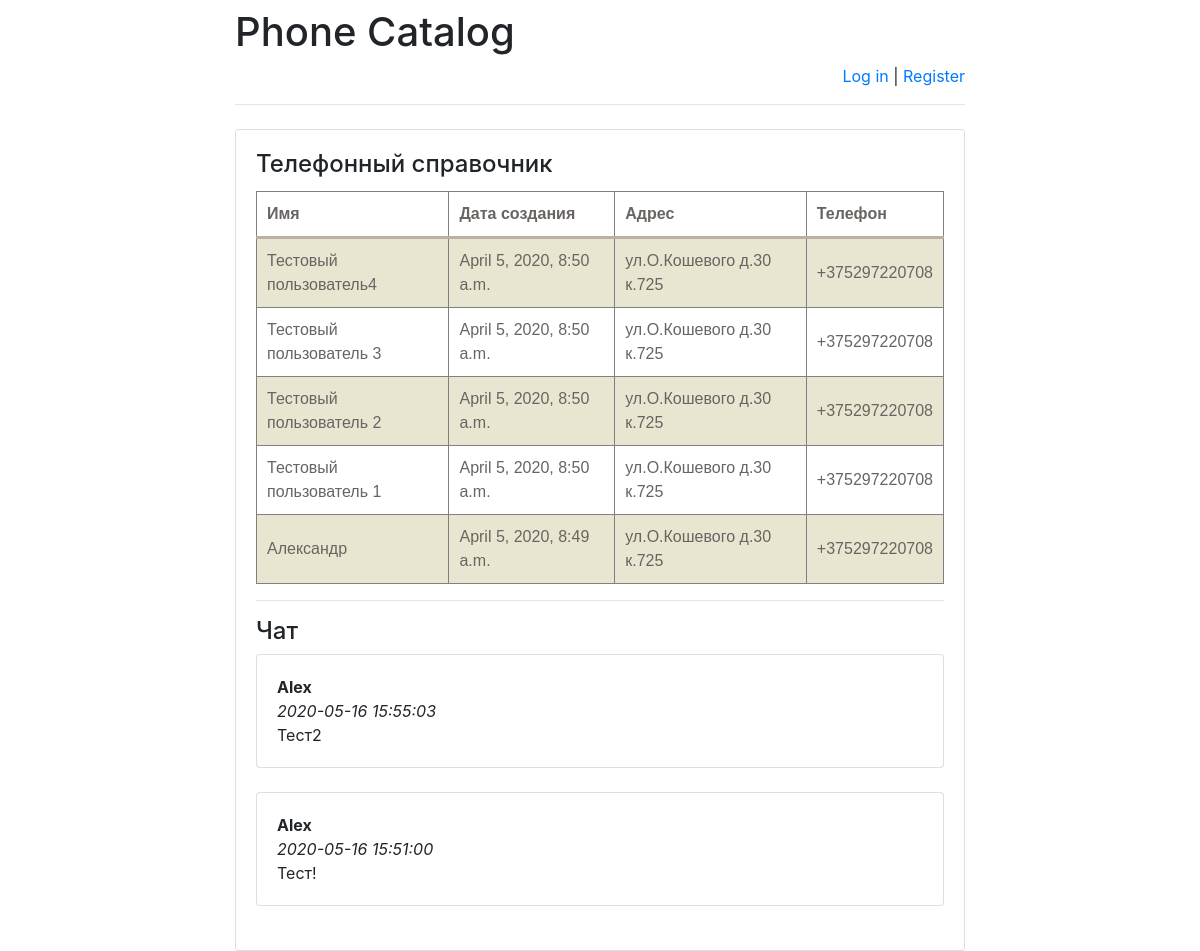
Page /PhoneCatalog/ on the earlier database version.
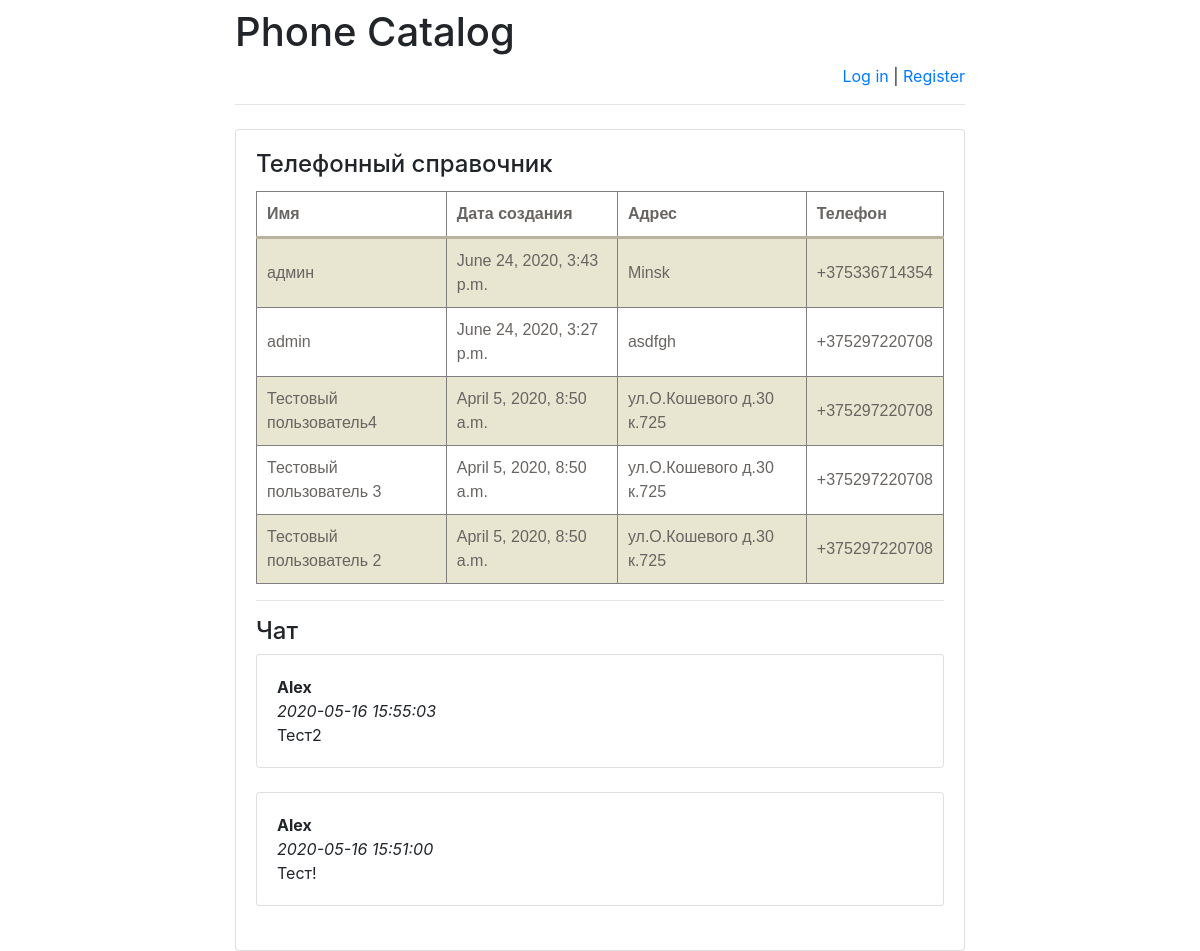
Same page on the later database version.
### PhoneCatalog/models.py (models this page shows)
class PhoneCatalog(models.Model):
    Name = models.CharField(max_length=255)
    RegDate = models.DateTimeField('date published')
    Address = models.CharField(max_length=255)
    Phone = models.CharField(max_length=30)

class Message(models.Model):
    author = models.ForeignKey(
        User, verbose_name='Пользователь', on_delete=models.CASCADE)
    message = models.TextField('Сообщение')
    pub_date = models.DateTimeField(
        'Дата сообщения', default=timezone.now)

### PhoneCatalog/views.py (the view)
def index(request):
    message = None
    if "message" in request.GET:
        message = request.GET["message"]
    return render(
        request,
        "index.html",
        {
            "latest_phoneCatalog":
                PhoneCatalog.objects.order_by('-RegDate')[:5],
            "message": message,
            "latest_messages":
                Message.objects.order_by('-pub_date')[:5]
        }
    )

### PhoneCatalog/templates/Index.html (shortened to what this page needs)
<!DOCTYPE html>
<html lang="en">
<head>
</head>
<body>
{% extends 'base.html' %}
{% block main %}
    <h4 class="card-title">Телефонный справочник</h4>
{% if latest_phoneCatalog %}
    <table border="1">
    <tr>
        <th>Имя</th>
        <th>Дата создания</th>
        <th>Адрес</th>
        <th>Телефон</th>
    </tr>
        {% for PhoneCatalog in latest_phoneCatalog %}
            <tr>
                <td>
                    {{ PhoneCatalog.Name }}
                </td>
            <td>
                    {{ PhoneCatalog.RegDate }}
                </td>
            <td>
                    {{ PhoneCatalog.Address }}
                </td>
            <td>
                    {{ PhoneCatalog.Phone }}
                </td>
            </tr>
        {% endfor %}
    </table>
{% else %}
    <p>Справочник пустой.</p>
{% endif %}
<hr>
<h4>Чат</h4>
<div id="history">
    {% for message in latest_messages %}
        <div class="card">
        <div class="card-body">
            <strong>
                {{ message.author.username }}
            </strong>
            <br/>
            <em>
                {{ message.pub_date|date:'Y-m-d H:i:s' }}
            </em>
            <br/>
            {{ message.message }}
        </div>
        </div>
        <br/>
    {% endfor %}
</div>
{% endblock %}

Differences in the rows shown:
no longer on this page (row unchanged): PhoneCatalog: Name "Тестовый пользователь 1", RegDate "April 5, 2020, 8:50 a.m.", Address "ул.О.Кошевого д.30 к.725", Phone "+375297220708"
no longer on this page (row unchanged): PhoneCatalog: Name "Александр", RegDate "April 5, 2020, 8:49 a.m.", Address "ул.О.Кошевого д.30 к.725", Phone "+375297220708"
added PhoneCatalog: Name "админ", RegDate "June 24, 2020, 3:43 p.m.", Address "Minsk", Phone "+375336714354"
added PhoneCatalog: Name "admin", RegDate "June 24, 2020, 3:27 p.m.", Address "asdfgh", Phone "+375297220708"
